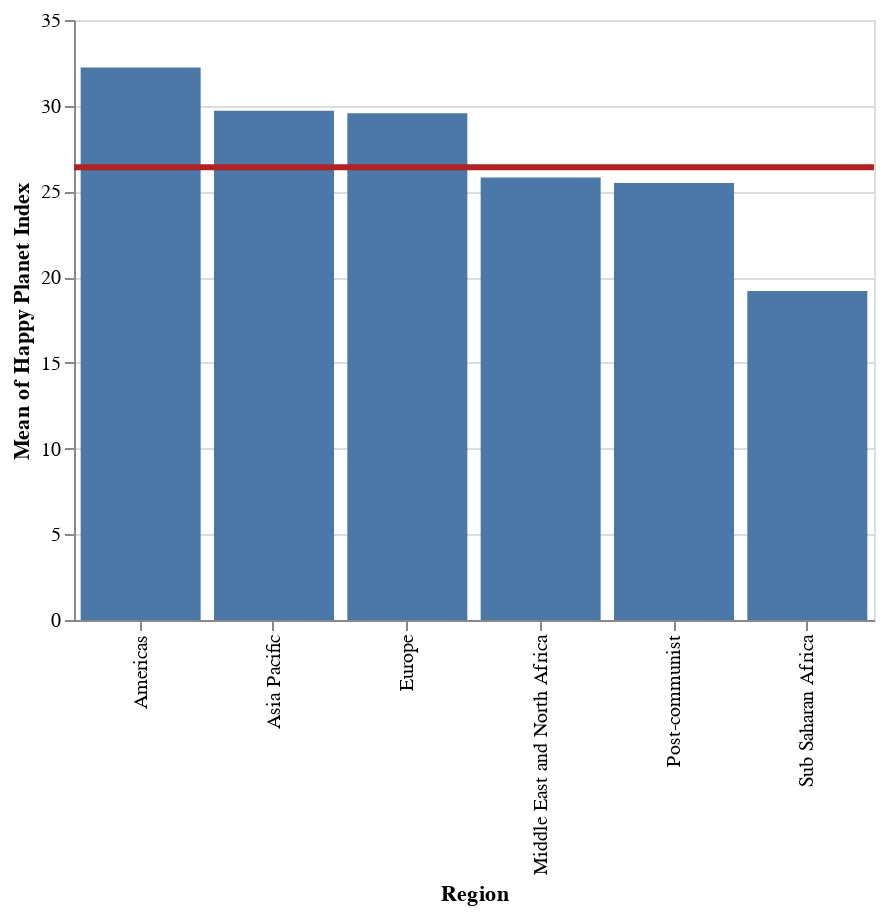

The cell this chart's notebook holds for it:
### Code cell
import altair as alt
bars = alt.Chart().mark_bar().encode(
x='Region:N',
y='mean(Happy Planet Index):Q',
).properties(width=400)
line = alt.Chart().mark_rule(color='firebrick').encode(
y='mean(Happy Planet Index):Q',
size=alt.SizeValue(3)
)
alt.layer(bars, line, data=hpi_df)

### Figure 1 — Vega-Lite specification as saved in the notebook (floating-point values rounded to 4 significant figures; data arrays with more than 128 entries replaced by an {"elided": "..."} marker saying what was removed)
{"$schema": "https://vega.github.io/schema/vega-lite/v3.4.0.json", "config": {"mark": {"tooltip": null}, "view": {"height": 300, "width": 400}}, "data": {"name": "data-06c1dbec64553b487ce4599ce4c93c9b"}, "datasets": {"data-06c1dbec64553b487ce4599ce4c93c9b": {"elided": "140 records"}}, "layer": [{"encoding": {"x": {"field": "Region", "type": "nominal"}, "y": {"aggregate": "mean", "field": "Happy Planet Index", "type": "quantitative"}}, "mark": "bar", "width": 400}, {"encoding": {"size": {"value": 3}, "y": {"aggregate": "mean", "field": "Happy Planet Index", "type": "quantitative"}}, "mark": {"color": "firebrick", "type": "rule"}}]}
